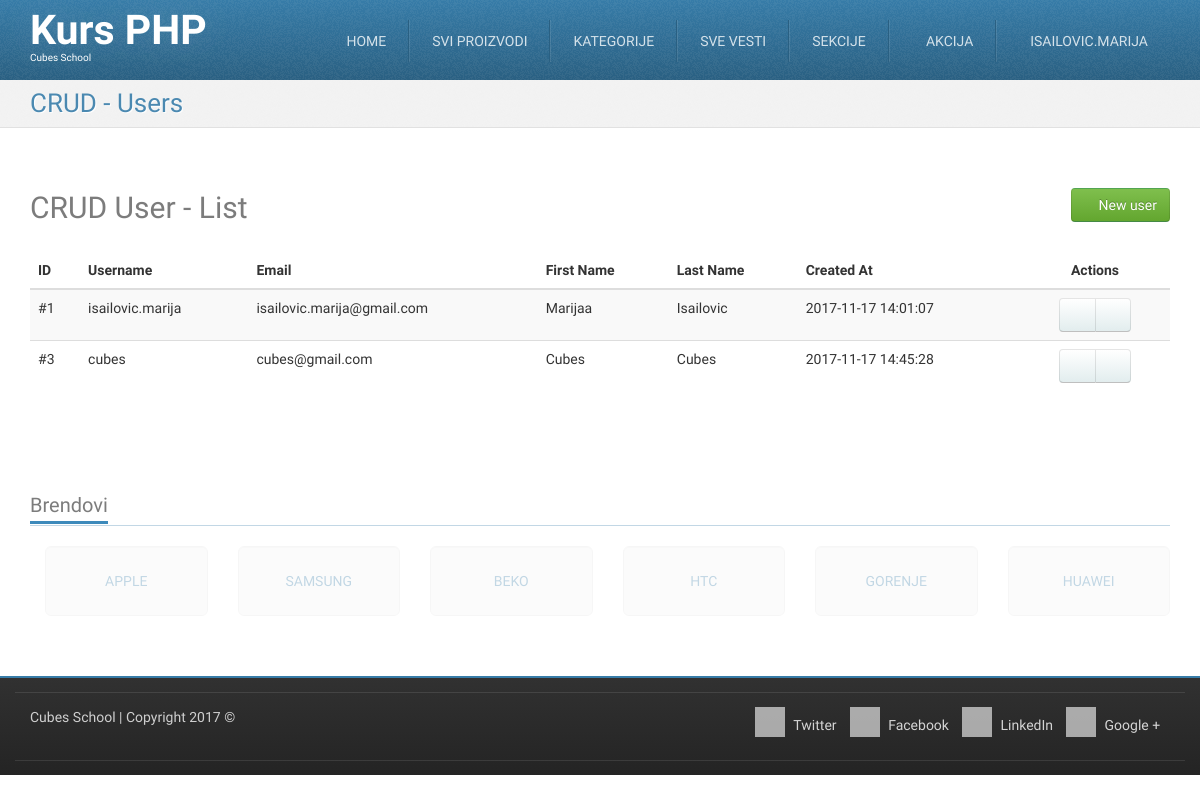
The page /crud-user-list.php (signed in) on the database its author committed.
### tables this page shows
CREATE TABLE `users` (
  `id` int(11) NOT NULL,
  `username` char(20) NOT NULL,
  `password` varchar(255) NOT NULL,
  `email` varchar(255) DEFAULT NULL,
  `first_name` varchar(255) DEFAULT NULL,
  `last_name` varchar(255) DEFAULT NULL,
  `created_at` datetime DEFAULT NULL
);

### crud-user-list.php (called while the page is built, shortened)
<?php
require_once __DIR__ . '/models/m_users.php';
require_once __DIR__ . '/models/m_users.php';
$users = usersFetchAll();
require_once __DIR__ . '/views/layout/header.php';
require_once __DIR__ . '/views/templates/t_crud-user-list.php';
require_once __DIR__ . '/views/layout/footer.php';

### models/m_users.php (called while the page is built, shortened)
<?php
require_once __DIR__ . '/m_database.php';
function usersFetchAll() {
	$query = "SELECT `users`.* FROM `users`";
	return dbFetchAll($query);
}

### models/m_database.php (called while the page is built, shortened)
<?php
function dbGetLink() {
	static $link;
	if (!isset($link)) {
		$link = mysqli_connect('127.0.0.1', 'cubes', 'cubes', 'cubesphp');
	}
	return $link;
}
function dbQuery($query) {
	$link = dbGetLink();
	$result = mysqli_query($link, $query);
	return $result;
}
function dbFetchAll($query) {
	$result = dbQuery($query);
	return mysqli_fetch_all($result, MYSQLI_ASSOC);
}

### views/templates/t_crud-user-list.php (the view, shortened to what this page needs)
<div id="highlighted">
	<div class="container">
		<div class="header">
			<h2 class="page-title">
				<span>CRUD - Users</span>
			</h2>
		</div>
	</div>
</div>
<div id="content">
	<div class="container portfolio">
		<div class="row">
			<div class="col-md-12">
				<h2>
					CRUD User - List
					<a href="/crud-user-insert.php" class="pull-right btn btn-success">
						<i class="fa fa-plus-circle"></i>
						New user
					</a>
				</h2>
			</div>
		</div>
		<div class="row">
			<div class="col-md-12">
				<table class="table table-striped table-hover">
					<thead>
						<tr>
							<th>ID</th>
							<th>Username</th>
							<th>Email</th>
							<th>First Name</th>
							<th>Last Name</th>
							<th>Created At</th>
							<th class="actions text-center">Actions</th>
						</tr>
					</thead>
					<tbody>
						<?php foreach ($users as $user) {?>
						<tr>
							<td>
								#<?php echo htmlspecialchars($user['id']);?>
							</td>
							<td>
								<?php echo htmlspecialchars($user['username']);?>
							</td>
							<td>
								<?php echo htmlspecialchars($user['email']);?>
							</td>
							<td>
								<?php echo htmlspecialchars($user['first_name']);?>
							</td>
							<td>
								<?php echo htmlspecialchars($user['last_name']);?>
							</td>
							<td>
								<?php echo htmlspecialchars($user['created_at']);?>
							</td>
							<td class="text-center">
								<div class="btn-group">
									<a href="/crud-user-edit.php?id=<?php echo htmlspecialchars($user['id']);?>" class="btn btn-default"><i class="fa fa-pencil"></i></a>
									<a href="/crud-user-delete.php?id=<?php echo htmlspecialchars($user['id']);?>" class="btn btn-default"><i class="fa fa-trash"></i></a>
								</div>
							</td>
						</tr>
						<?php }?>
					</tbody>
				</table>
			</div>
		</div>
	</div>
</div>

### skins/tema/css/theme-style.css (style rules this page uses)
h1, h2, h3 { line-height: 40px; }
h1, h2, h3, h4, h5, h6 { color: rgba(36, 36, 36, 0.6); }
a { color: #377ca8; text-decoration: none; }
.btn-default { color: #333333; text-shadow: 0 1px 1px rgba(255, 255, 255, 0.75); background-image: -webkit-linear-gradient(top, #ffffff 0%, #e2edee 100%); background-image: -o-linear-gradient(top, #ffffff 0%, #e2edee 100%); background-image: linear-gradient(to bottom, #ffffff 0%, #e2edee 100%); background-repeat: repeat-x; filter: progid:DXImageTransform.Microsoft.gradient(startColorstr='#ffffffff', endColorstr='#ffe2edee', GradientType=0); border-color: #e2edee #e2edee #b2cfd2; border-color: rgba(0, 0, 0, 0.1) rgba(0, 0, 0, 0.1) rgba(0, 0, 0, 0.25); *background-color: #e2edee; filter: progid:DXImageTransform.Microsoft.gradient(enabled = false); -webkit-transition: all; -o-transition: all; transition: all; }
.btn-success { color: #ffffff; text-shadow: 0 -1px 0 rgba(0, 0, 0, 0.25); background-image: -webkit-linear-gradient(top, #7fbf4d 0%, #63a62f 100%); background-image: -o-linear-gradient(top, #7fbf4d 0%, #63a62f 100%); background-image: linear-gradient(to bottom, #7fbf4d 0%, #63a62f 100%); background-repeat: repeat-x; filter: progid:DXImageTransform.Microsoft.gradient(startColorstr='#ff7fbf4d', endColorstr='#ff63a62f', GradientType=0); border-color: #63a62f #63a62f #3f6a1e; border-color: rgba(0, 0, 0, 0.1) rgba(0, 0, 0, 0.1) rgba(0, 0, 0, 0.25); *background-color: #63a62f; filter: progid:DXImageTransform.Microsoft.gradient(enabled = false); -webkit-transition: all; -o-transition: all; transition: all; }
html { background-image: -webkit-linear-gradient(top, #e0e0e0 0%, #ffffff 100%); background-image: -o-linear-gradient(top, #e0e0e0 0%, #ffffff 100%); background-image: linear-gradient(to bottom, #e0e0e0 0%, #ffffff 100%); background-repeat: repeat-x; filter: progid:DXImageTransform.Microsoft.gradient(startColorstr='#ffe0e0e0', endColorstr='#ffffffff', GradientType=0); }
body { margin: 0; font-family: "Monda", Arial, serif; font-size: 14px; line-height: 1.428571429; color: #333333; background-color: #ffffff; position: relative; }
.page-title { margin: 0; }
#highlighted { -webkit-transition: all 0.4s ease-out; -o-transition: all 0.4s ease-out; transition: all 0.4s ease-out; border-bottom: 1px solid #e1e1e1; background: #f2f2f2 url(../img/bg_noise-5.png) left top repeat; color: #377ca8; text-shadow: 1px 1px 1px #ffffff; }
.has-navbar-fixed-top #content { margin-top: 82px; }
.has-navbar-fixed-top.has-highlighted #highlighted, .has-navbar-fixed-top.page-index #highlighted, .has-navbar-fixed-top.page-index-carousel #highlighted, .has-navbar-fixed-top.page-starter #highlighted { margin-top: 80px; }
.has-navbar-fixed-top.has-highlighted #content, .has-navbar-fixed-top.page-index #content, .has-navbar-fixed-top.page-index-carousel #content, .has-navbar-fixed-top.page-starter #content { margin-top: 0; }
#content { padding: 40px 0; background-color: #ffffff; }
.header { margin-bottom: 0; }
.header:before, .header:after { content: " "; display: table; }
.header:after { clear: both; }
.header .page-title { font-size: 26px; margin: 8px 0 8px 0; color: rgba(55, 124, 168, 0.9); }
.header .page-title span, .header .page-title small { display: block; line-height: 1.2 !important; }
@media (min-width: 768px) { .header .page-title { float: left; } }
.services .row, .portfolio .row { margin-bottom: 1em; }

### skins/tema/css/custom-style.css (style rules this page uses)
table .actions { width: 150px; }

### skins/tema/css/colour-blue.css (style rules this page uses)
body a { color: #377ca8; text-decoration: none; }
body #highlighted { border-bottom-color: #e1e1e1; background-color: #f2f2f2; color: #377ca8; text-shadow: 1px 1px 1px #ffffff; }
body .header .page-title { color: rgba(55, 124, 168, 0.9); }

### rows shown on the page
users: id "1", username "isailovic.marija", email "isailovic.marija@gmail.com", first_name "Marijaa", last_name "Isailovic", created_at "2017-11-17 14:01:07"
users: id "3", username "cubes", email "cubes@gmail.com", first_name "Cubes", last_name "Cubes", created_at "2017-11-17 14:45:28"

### other values the page prints
$_SESSION['logged_in_user']['username'] "ISAILOVIC.MARIJA"
